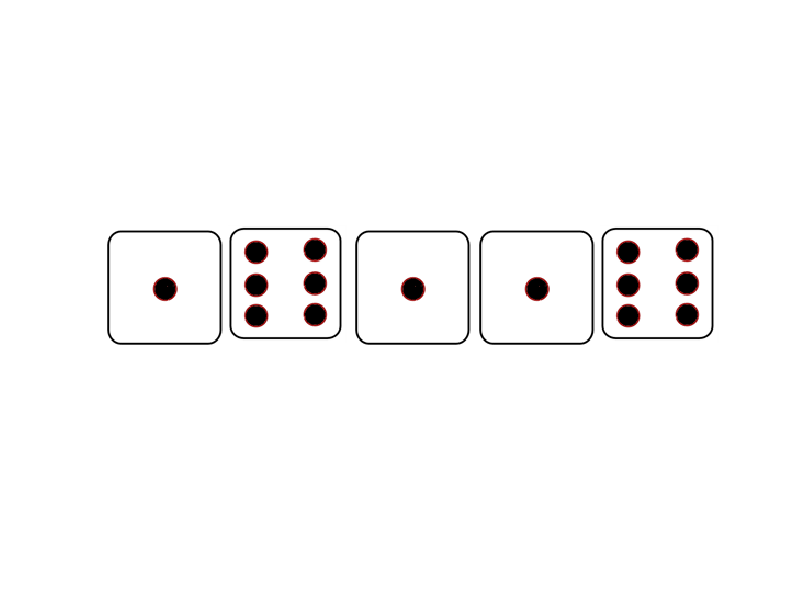

Write MATLAB code to recreate this figure.
%% Main File
%% this is where most of the code will go
load Dice.mat

Yes = 1;
No = 0;

fprintf('Welcome to yatzee\n')
fprintf('would you like to play?\n')
Menu = input('Yes or No? \n'); 

if Menu == 0
    fprintf ('Have a great day.')
    quit
else
    fprintf('Okay then lets start the game!')
end


%%Dice = zeros(1,6);

role = randi([1 6], [1 5])
%%roles dice using random numbers

%%this dispays the role using the Dice.mat file
imshow([Dice{role}]);



